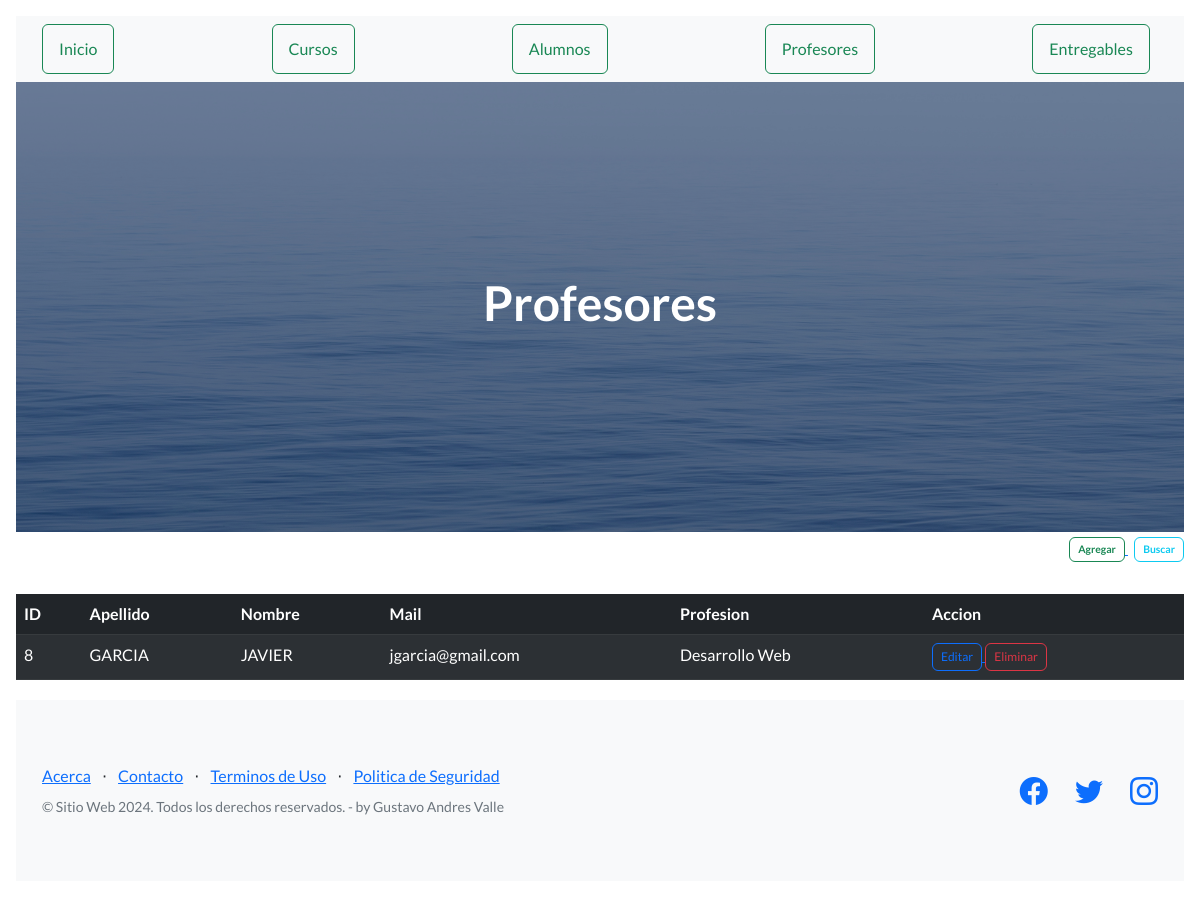
The page /AppCoder/ver_profesores on the database its author committed.
### AppCoder/models.py (models this page shows, shortened)
class Profesor(models.Model):
    apellido = models.CharField(max_length=30)
    nombre = models.CharField(max_length=40)
    mail = models.EmailField()
    profesion = models.CharField(max_length=100)

### AppCoder/views.py (the view)
# urls.py: path("ver_profesores", views.ver_profesores, name="profesores"),
def ver_profesores(request):
    profesores = Profesor.objects.all()
    dicc = {"profesores": profesores}
    plantilla = loader.get_template("profesores.html")
    documento = plantilla.render(dicc)
    return HttpResponse(documento)

### AppCoder/templates/profesores.html (shortened to what this page needs)
{% extends "base.html" %}
{% block title %}<h1 class="text-center"> Profesores </h1>{% endblock %}
{% load static %}
{% block contenido %}
    <div class="d-grid gap-2 col-12 mx-auto justify-content-md-end">
        <div>
            <a href="{% url 'alta_profesor' %}">
                <button type="button"
                        class="fw-bold btn btn btn-outline-success"
                        style="--bs-btn-padding-y: .25rem; --bs-btn-padding-x: .5rem;
                        --bs-btn-font-size: .65rem;">
                    Agregar
                </button>
            </a>
            <a href="{% url 'bus_profesor' %}">
                <button type="button"
                        class="fw-bold btn btn btn-outline-info"
                        style="--bs-btn-padding-y: .25rem; --bs-btn-padding-x: .5rem;
                        --bs-btn-font-size: .65rem;">
                    Buscar
                </button>
            </a>
        </div>
    </div>
    {% if profesores %}
    <table class="table table-md table-dark table-striped">
    <div class="table-responsive">
        <thead>
            <tr>
                <th>ID</th>
                <th>Apellido</th>
                <th>Nombre</th>
                <th>Mail</th>
                <th>Profesion</th>
                <th>Accion</th>
            </tr>
        </thead>
        <body>
            {% for n in profesores %}
            <tr>
                <td>{{n.id}}</td>
                <td>{{n.apellido}}</td>
                <td>{{n.nombre}}</td>
                <td>{{n.mail}}</td>
                <td>{{n.profesion}}</td>
                <td>
                    <div>
                        <a href="{% url 'editar_profesor' n.id %}">
                            <button type="button"
                                        class="btn btn-outline-primary"
                                        style="--bs-btn-padding-y: .25rem; --bs-btn-padding-x: .5rem;
                            --bs-btn-font-size: .75rem;">Editar
                                </button>
                        <a href="{% url 'eliminar_profesor' n.id %}">
                            <button type="button"
                                        class="btn btn-outline-danger btnEliminacion"
                                        style="--bs-btn-padding-y: .25rem; --bs-btn-padding-x: .5rem;
                            --bs-btn-font-size: .75rem;">Eliminar
                                </button>
                        </a>
                    </div>
                </td>
            </tr>
            {% endfor %}
        </body>
        </div>
    </table>
    {% else %}
        <center><h4 class="fs-4 text-warning bg-dark">No hay registros</h4></center>
    {% endif %}
{% endblock %}

### rows shown on the page
Profesor: id "8", apellido "GARCIA", nombre "JAVIER", mail "jgarcia@gmail.com", profesion "Desarrollo Web"
